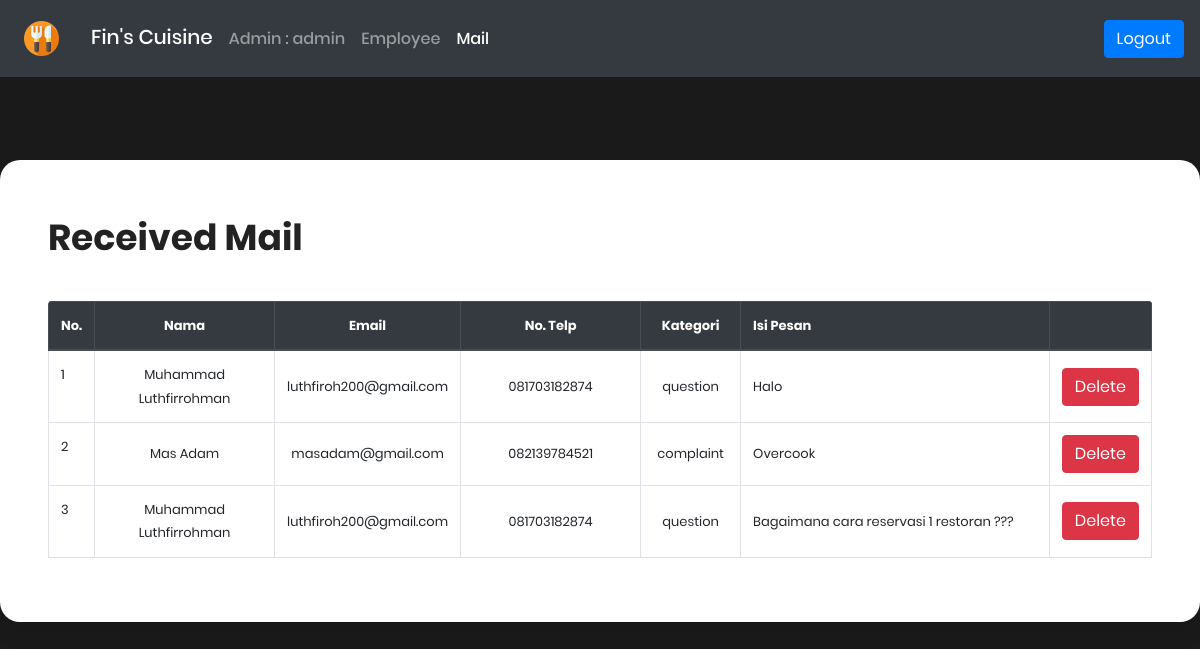
The page /admin/contact.php (signed in) on the database its author committed.
### tables this page shows
CREATE TABLE `datamail` (
  `mail_id` int(11) NOT NULL,
  `mail_name` varchar(50) NOT NULL,
  `mail_email` varchar(50) NOT NULL,
  `mail_phone` varchar(20) NOT NULL,
  `mail_category` varchar(20) NOT NULL,
  `mail_message` varchar(250) NOT NULL
);

### admin/functions.php (called while the page is built, shortened)
<?php
    $db_connect = mysqli_connect("localhost", "root", "",
    "db_restoran");
    function query($query){
        global $db_connect;
        $db_result = mysqli_query($db_connect, $query);
        $rows = [];
        while($row = mysqli_fetch_assoc($db_result)){
            $rows[] = $row;
        }
        return $rows;
    }
?>

### admin/contact.php (the view, shortened to what this page needs)
<?php
    require 'functions.php';
    $username = $_SESSION["success_FinsResto"];
    $admin = query("SELECT * FROM datamail");
?>
<!DOCTYPE html>
<html lang="en">
<head>
    <link rel="stylesheet" href="https://stackpath.bootstrapcdn.com/bootstrap/4.4.1/css/bootstrap.min.css">
    <link rel="stylesheet" href="https://cdnjs.cloudflare.com/ajax/libs/material-design-iconic-font/2.2.0/css/material-design-iconic-font.min.css">
    <link rel="stylesheet" href="fonts/material-icon/css/material-design-iconic-font.min.css">
    <link rel="stylesheet" href="css/style.css">
</head>
<body style="background-color : #1a1a1a;">
<?php
        if(isset($_SESSION["success_FinsResto"]) && $_SESSION["success_FinsResto"] != ''){
            $username = $_SESSION["success_FinsResto"];
        }
    ?>
<nav class="navbar navbar-expand-lg navbar-dark bg-dark fixed-top">
  <a class="navbar-brand" href="index.php"><img src="images/cutlery.png" class="card-img m-2" style="width: 35px;" alt="..."></a>
  <div class="collapse navbar-collapse" id="navbarSupportedContent">
    <ul class="navbar-nav mr-auto">
      <li class="nav-item mt-1 active">
        <a class="nav-link" href="index.php"><h5>Fin's Cuisine</h5></a>
      </li>
      <li class="nav-item mt-2">
        <a class="nav-link" href="index.php"><h6>Admin : <?= $username?></h6><span class="sr-only">(current)</span></a>
      </li>
      <li class="nav-item mt-2">
        <a class="nav-link" href="index_admin.php"><h6>Employee</h6></a>
      </li>
      <li class="nav-item mt-2 active">
        <a class="nav-link" href="contact.php"><h6>Mail</h6></a>
      </li>
    </ul>
    <a href="logout.php" class="btn btn-primary" role="button">Logout</a>
  </div>
</nav>
    <section class="signup">
            <div class="container p-5" style="margin-top: 160px; width:100%;">
                <h2 class="form-title">Received Mail</h2>
                <div class="table-responsive rounded mt-4" id="container">
                    <table class="table table-bordered" id="myTable" width="100%" cellspacing = 0>
                    <thead class="thead-dark">
                            <tr>
                                <th class="align-middle text-center" style="width: 10px;">No.</th>
                                <th class="align-middle text-center" width="180">Nama</th>
                                <th class="align-middle text-center" width="180">Email</th>
                                <th class="align-middle text-center" width="180">No. Telp</th>
                                <th class="align-middle text-center" width="100">Kategori</th>
                                <th>Isi Pesan</th>
                                <th width="10"></th>
                            </tr>
                        </thead>
                        <tbody>
                            <?php
                                $data_id = 1;
                            ?>
                            <?php
                                foreach($admin as $row) :
                            ?>
                            <tr>
                                <td><?= $data_id;  ?></td>
                                <td class="align-middle text-center">
                                    <?= $row["mail_name"];  ?>
                                </td>
                                <td class="align-middle text-center">
                                    <?= $row["mail_email"];  ?>
                                </td>
                                <td class="align-middle text-center">
                                    <?= $row["mail_phone"];  ?>
                                </td>
                                <td class="align-middle text-center">
                                    <?= $row["mail_category"];  ?>
                                </td>
                                <td class="align-middle">
                                    <?= $row["mail_message"];  ?>
                                </td>
                                <td class="align-middle text-center">
                                    <a href="mail_delete.php?mail_id= <?= $row["mail_id"];  ?> "
                                    onclick=" return confirm('Unsend Pesan??'); " class="btn btn-danger align-middle"
                                    >Delete</a>
                                </td>
                            </tr>
                            <?php
                                $data_id++;
                            ?>
                            <?php
                                endforeach;
                            ?>
                        </tbody>
                    </table>
                </div>
        </section>
</body>
</html>

### admin/css/style.css (style rules this page uses)
img { max-width: 100%; height: auto; }
h2 { line-height: 1.66; margin: 0; padding: 0; font-weight: bold; color: #222; font-family: Poppins; font-size: 36px; }
body { font-size: 13px; line-height: 1.8; color: #222; background: #f8f8f8; font-weight: 400; font-family: Poppins; }
.container { width: 900px; background: #fff; margin: 0 auto; box-shadow: 0px 15px 16.83px 0.17px rgba(0, 0, 0, 0.05); -moz-box-shadow: 0px 15px 16.83px 0.17px rgba(0, 0, 0, 0.05); -webkit-box-shadow: 0px 15px 16.83px 0.17px rgba(0, 0, 0, 0.05); -o-box-shadow: 0px 15px 16.83px 0.17px rgba(0, 0, 0, 0.05); -ms-box-shadow: 0px 15px 16.83px 0.17px rgba(0, 0, 0, 0.05); border-radius: 20px; -moz-border-radius: 20px; -webkit-border-radius: 20px; -o-border-radius: 20px; -ms-border-radius: 20px; }
.signup { margin-bottom: 150px; }
.form-title { margin-bottom: 33px; }
@media screen and (max-width: 1200px) { .container { width: calc( 100% - 30px); max-width: 100%; } }
@media screen and (min-width: 1024px) { .container { max-width: 1200px; } }

### rows shown on the page
datamail: mail_name "Muhammad Luthfirrohman", mail_email "luthfiroh200@gmail.com", mail_phone "081703182874", mail_category "question", mail_message "Halo"
datamail: mail_name "Mas Adam", mail_email "masadam@gmail.com", mail_phone "082139784521", mail_category "complaint", mail_message "Overcook"
datamail: mail_name "Muhammad Luthfirrohman", mail_email "luthfiroh200@gmail.com", mail_phone "081703182874", mail_category "question", mail_message "Bagaimana cara reservasi 1 restoran ???"

### other values the page prints
$username "admin"
